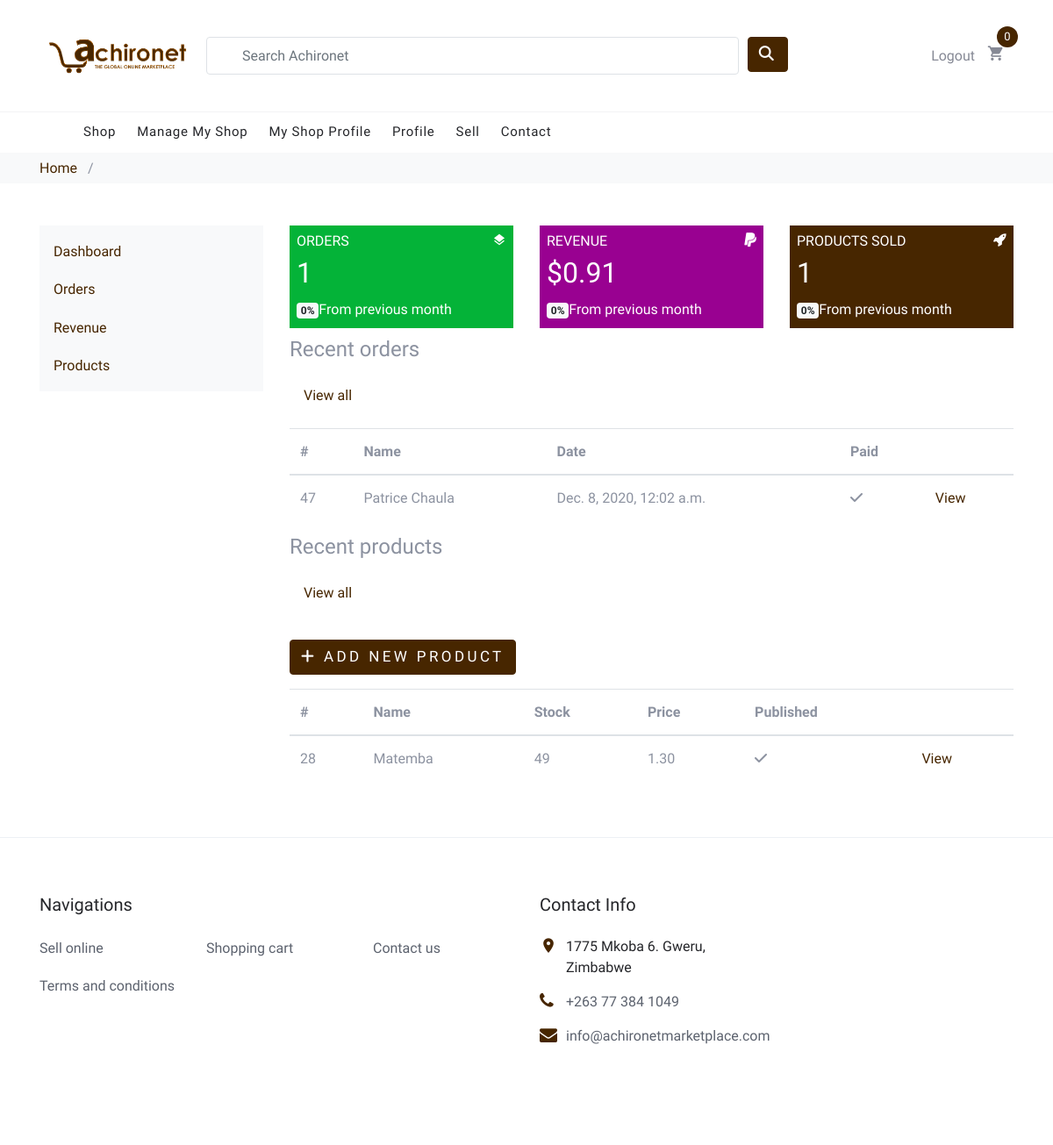
/sell/dashboard/ (signed in), run on an earlier commit of the app's database.
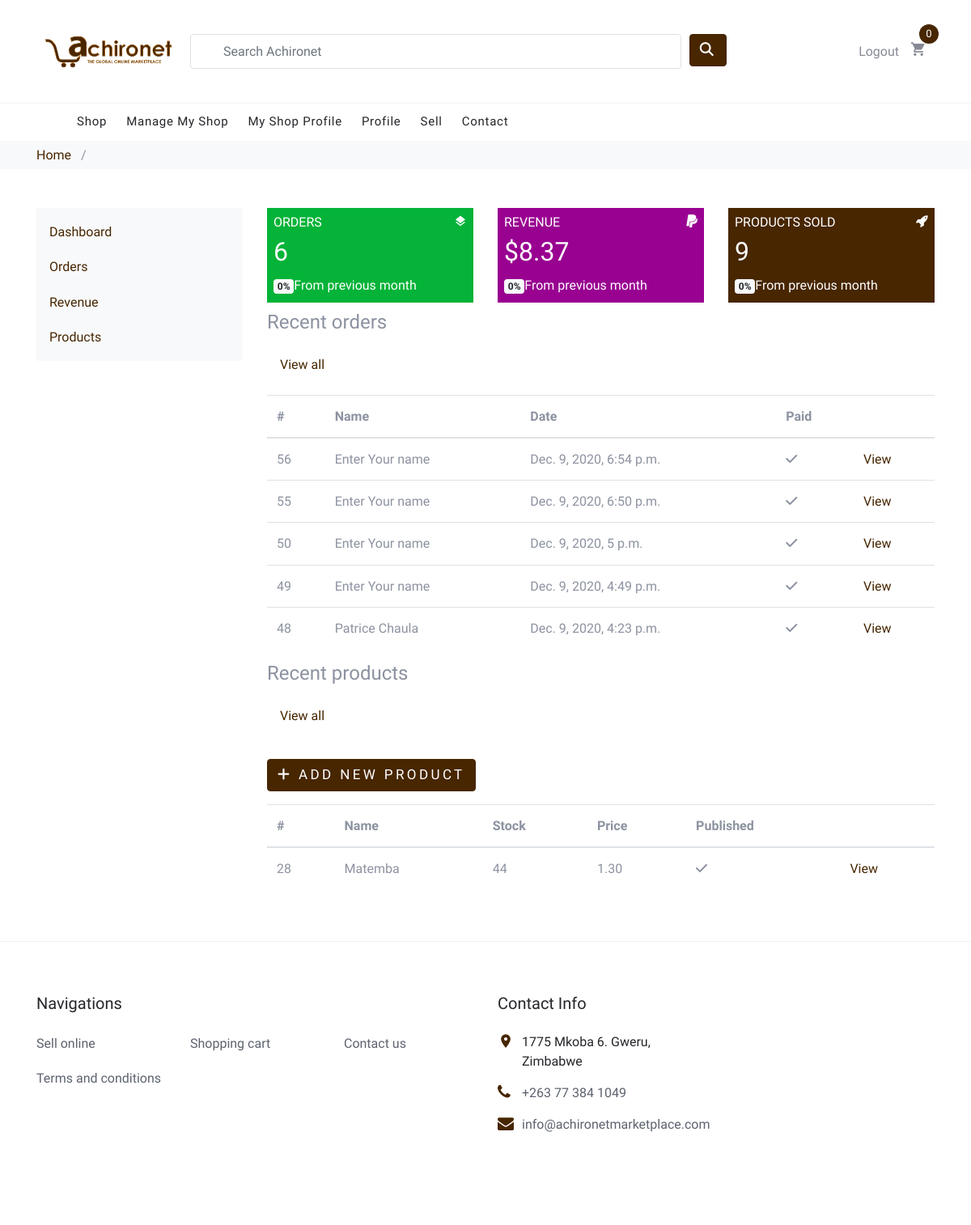
And on a later commit of the database.
### sell/models.py (models this page shows, shortened)
class Revenue(models.Model):
    month = models.CharField(max_length=45)
    products_sold = models.IntegerField()
    sales = models.DecimalField(max_digits=10, decimal_places=2)
    seller = models.ForeignKey(
        SellerProfile, related_name="sales", on_delete=models.CASCADE)
    created = models.DateTimeField(auto_now_add=True)
    year = models.CharField(max_length=4)
    paid = models.BooleanField(default=False)
    claimed = models.BooleanField(default=False)
    bank_details = models.OneToOneField(
        "BankDetails", null=True, blank=True, on_delete=models.SET_NULL)

### order/models.py (models this page shows, shortened)
class Order(models.Model):
    created = models.DateTimeField(auto_now_add=True)
    updated = models.DateTimeField(auto_now=True)
    name = models.CharField(max_length=90)
    paid = models.BooleanField(default=False)
    profile = models.ForeignKey(
        Profile, related_name='orders', on_delete=models.SET_NULL, blank=True, null=True)
    seller = models.ManyToManyField(SellerProfile, related_name='customer_orders', blank=True)
    payment = models.ForeignKey('Payment', on_delete=models.SET_NULL, blank=True, null=True)
    shipped = models.BooleanField(default=False)
    delivered = models.BooleanField(default=False)
    class Meta:
        ordering = ('-created',)

### users/models.py (models this page shows, shortened)
class Profile(models.Model):
    firstname = models.CharField(max_length=45)
    lastname = models.CharField(max_length=45)
    profile_picture = models.OneToOneField(
        "Photo", null=True, blank=True, on_delete=models.SET_NULL)
    user = models.OneToOneField(
        User, null=True, blank=True, on_delete=models.CASCADE)

### shop/models.py (models this page shows, shortened)
class Product(models.Model):
    objects = ProductQuerySet.as_manager()
    category = models.ForeignKey(Category, related_name='products',
                                 on_delete=models.CASCADE)
    name = models.CharField(max_length=200, db_index=True)
    slug = models.SlugField(max_length=200, db_index=True)
    description = models.TextField(max_length=500)
    price = models.DecimalField(max_digits=10, decimal_places=2)
    available = models.BooleanField(default=True)
    published = models.BooleanField(default=False)
    created = models.DateTimeField(auto_now_add=True)
    updated = models.DateTimeField(auto_now=True)
    stock = models.IntegerField()
    search_keywords = models.CharField(max_length=500, blank=True)
    seller = models.ForeignKey(
        SellerProfile, related_name='stock', on_delete=models.CASCADE, null=True)
    class Meta:
        ordering = ('name',)
        index_together = (('id', 'slug'),)

### sell/views.py (the view)
# urls.py: path("", views.dashboard, name="dashboard"),
@login_required(login_url="/accounts/login")
def dashboard(request):
    context = {}
    orders = request.user.sellerprofile.customer_orders.all().order_by(
        '-created')[:5]
    context['orders'] = orders
    context['order_count'] = request.user.sellerprofile.customer_orders.all().count()
    products = request.user.sellerprofile.stock.all().order_by('-created')[:5]
    context['products'] = products
    latest = None
    try:
        latest = request.user.sellerprofile.sales.latest('created')
    except Revenue.DoesNotExist:
        today = datetime.now()
        latest = Revenue.objects.create(
            month=MONTHS[today.month],
            products_sold=0,
            sales=0,
            seller=request.user.sellerprofile,
            year=str(today.year)
        )
    context['latest'] = latest
    return render(request, "sell/dashboard.html", context)

### sell/templates/sell/dashboard.html (shortened to what the changed rows need)
{% extends "./base.html" %}
{% load static %}
{% load crispy_forms_tags %}
{% block content %}
<div class="container">
    <div class="row py-5">
        <div class="col-md-9">
            <div class="row">
                <div class="col-sm-4">
                    <div class="card-box tilebox-1 p-2"><i class="icon-layers float-right"></i>
                        <h6 class="text-uppercase mt-0">Orders</h6>
                        <h2 class="" data-plugin="counterup">{{order_count}}</h2><span class="badge badge-light">0% </span><span class="">From previous month</span></div>
                </div>
                <div class="col-sm-4">
                    <div class="card-box tilebox-2 p-2"><i class="icon-paypal float-right"></i>
                        <h2 class="">$<span data-plugin="counterup">{{latest.sales}}</span></h2><span class="badge badge-light">0% </span><span class="">From previous month</span></div>
                </div>
                <div class="col-sm-4">
                    <div class="card-box tilebox-3 p-2"><i class="icon-rocket float-right"></i>
                        <h6 class="text-uppercase mt-0">Products Sold</h6>
                        <h2 class="" data-plugin="counterup">{{latest.products_sold}}</h2><span class="badge badge-light">0% </span><span class="">From previous month</span></div>
                </div>
            </div>
            <div class="card-box" style="margin-top:10px">
                <div class="table-responsive">
                    <table class="table">
                        <thead>
                            <tr>
                                <th>#</th>
                                <th>Name</th>
                                <th>Date</th>
                                <th>Paid</th>
                                <th>&nbsp;</th>
                            </tr>
                        </thead>
                        <tbody>
                            {% for order in orders %}
                            <tr>
                                <td>{{order.pk}}</td>
                                <td>{{order.profile.firstname}} {{order.profile.lastname}} </td>
                                <td>{{order.created}}</td>
                                <td><span class="label label-info">
                                   {% if order.paid %}
                                   <i class="fas fa-check"></i>
                                   {% else %}
                                   <i class="fas fa-times"></i>
                                   {% endif %}
                                </span></td>
                                <td><a href="{% url 'sell:order_view' order.pk %}">View</a></td>
                            </tr>
                            {% endfor %}
                        </tbody>
                    </table>
                </div>
            </div>
            <div class="card-box">
                <div class="table-responsive">
                    <table class="table">
                        <thead>
                            <tr>
                                <th>#</th>
                                <th>Name</th>
                                <th>Stock</th>
                                <th>Price</th>
                                <th>Published</th>
                                <th>&nbsp;</th>
                            </tr>
                        </thead>
                        <tbody>
                            <tr>
                                {% for product in products %}
                                <td>{{product.pk}}</td>
                                <td>{{product.name}}</td>
                                <td>{{product.stock}}</td>
                                <td>{{product.price}}</td>
                                <td><span class="label label-info">
                                    {% if product.published %}
                                    <i class="fas fa-check"></i>
                                    {% else %}
                                    <i class="fas fa-times"></i>
                                    {% endif %}
                                </span></td>
                                <td><a href="{% url 'sell:product_view' product.pk %}">View</a></td>
                            </tr>
                            {% endfor %}
                        </tbody>
                    </table>
                </div>
            </div>
        </div>
    </div>
</div>
{% endblock %}

What changed in the data, as far as the page shows it:
no longer on this page (row unchanged): Order: pk "47", profile.firstname "Patrice", profile.lastname "Chaula", created "Dec. 8, 2020, 12:02 a.m.", paid True (drawn)
changed Revenue: sales "0.91" → "8.37"; products_sold "1" → "9"
added Order: pk "56", profile.firstname "Enter", profile.lastname "Your name", created "Dec. 9, 2020, 6:54 p.m.", paid True (drawn)
added Order: pk "55", profile.firstname "Enter", profile.lastname "Your name", created "Dec. 9, 2020, 6:50 p.m.", paid True (drawn)
added Order: pk "50", profile.firstname "Enter", profile.lastname "Your name", created "Dec. 9, 2020, 5 p.m.", paid True (drawn)
added Order: pk "49", profile.firstname "Enter", profile.lastname "Your name", created "Dec. 9, 2020, 4:49 p.m.", paid True (drawn)
added Order: pk "48", profile.firstname "Patrice", profile.lastname "Chaula", created "Dec. 9, 2020, 4:23 p.m.", paid True (drawn)
changed Product "Matemba": stock "49" → "44"
Also different on the page:
{{ order_count }}: "1" → "6"
